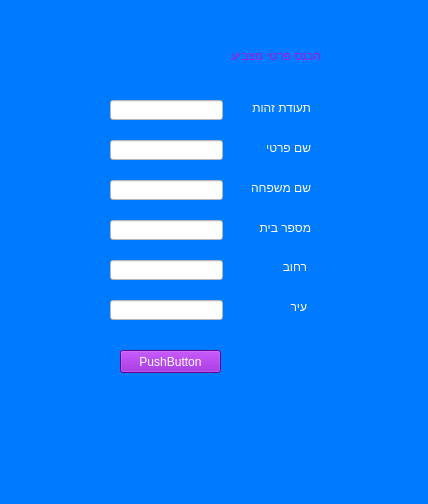
<?xml version="1.0" encoding="UTF-8"?>
<ui version="4.0">
 <class>Form</class>
 <widget class="QWidget" name="Form">
  <property name="geometry">
   <rect>
    <x>0</x>
    <y>0</y>
    <width>428</width>
    <height>504</height>
   </rect>
  </property>
  <property name="windowTitle">
   <string>Form</string>
  </property>
  <property name="styleSheet">
   <string notr="true">background-color: rgb(0, 123, 255);</string>
  </property>
  <widget class="QLineEdit" name="lineEdit_id">
   <property name="geometry">
    <rect>
     <x>110</x>
     <y>100</y>
     <width>113</width>
     <height>20</height>
    </rect>
   </property>
   <property name="styleSheet">
    <string notr="true">background-color: rgb(255, 255, 255);
color: rgb(17, 17, 17);</string>
   </property>
   <property name="text">
    <string/>
   </property>
  </widget>
  <widget class="QLabel" name="label">
   <property name="geometry">
    <rect>
     <x>250</x>
     <y>140</y>
     <width>61</width>
     <height>16</height>
    </rect>
   </property>
   <property name="styleSheet">
    <string notr="true">color: rgb(255, 255, 255);</string>
   </property>
   <property name="text">
    <string>שם פרטי</string>
   </property>
  </widget>
  <widget class="QLabel" name="label_2">
   <property name="geometry">
    <rect>
     <x>250</x>
     <y>180</y>
     <width>61</width>
     <height>16</height>
    </rect>
   </property>
   <property name="styleSheet">
    <string notr="true">color: rgb(255, 255, 255);</string>
   </property>
   <property name="text">
    <string>שם משפחה</string>
   </property>
  </widget>
  <widget class="QLabel" name="label_3">
   <property name="geometry">
    <rect>
     <x>250</x>
     <y>220</y>
     <width>61</width>
     <height>16</height>
    </rect>
   </property>
   <property name="styleSheet">
    <string notr="true">color: rgb(255, 255, 255);</string>
   </property>
   <property name="text">
    <string>מספר בית</string>
   </property>
  </widget>
  <widget class="QLabel" name="label_4">
   <property name="geometry">
    <rect>
     <x>260</x>
     <y>260</y>
     <width>47</width>
     <height>13</height>
    </rect>
   </property>
   <property name="styleSheet">
    <string notr="true">color: rgb(255, 255, 255);</string>
   </property>
   <property name="text">
    <string>רחוב</string>
   </property>
  </widget>
  <widget class="QLabel" name="label_5">
   <property name="geometry">
    <rect>
     <x>260</x>
     <y>300</y>
     <width>47</width>
     <height>13</height>
    </rect>
   </property>
   <property name="styleSheet">
    <string notr="true">color: rgb(255, 255, 255);</string>
   </property>
   <property name="text">
    <string>עיר</string>
   </property>
  </widget>
  <widget class="QLabel" name="label_7">
   <property name="geometry">
    <rect>
     <x>240</x>
     <y>100</y>
     <width>71</width>
     <height>16</height>
    </rect>
   </property>
   <property name="styleSheet">
    <string notr="true">color: rgb(255, 255, 255);</string>
   </property>
   <property name="text">
    <string>תעודת זהות</string>
   </property>
  </widget>
  <widget class="QLabel" name="label_8">
   <property name="geometry">
    <rect>
     <x>80</x>
     <y>40</y>
     <width>241</width>
     <height>31</height>
    </rect>
   </property>
   <property name="styleSheet">
    <string notr="true">font: 75 20pt &quot;MS Shell Dlg 2&quot;;
color: rgb(177, 20, 216);</string>
   </property>
   <property name="text">
    <string>הכנס פרטי מצביע</string>
   </property>
  </widget>
  <widget class="QLineEdit" name="lineEdit_fn">
   <property name="geometry">
    <rect>
     <x>110</x>
     <y>140</y>
     <width>113</width>
     <height>20</height>
    </rect>
   </property>
   <property name="styleSheet">
    <string notr="true">background-color: rgb(255, 255, 255);
color: rgb(17, 17, 17);</string>
   </property>
   <property name="text">
    <string/>
   </property>
  </widget>
  <widget class="QLineEdit" name="lineEdit_ln">
   <property name="geometry">
    <rect>
     <x>110</x>
     <y>180</y>
     <width>113</width>
     <height>20</height>
    </rect>
   </property>
   <property name="styleSheet">
    <string notr="true">background-color: rgb(255, 255, 255);
color: rgb(17, 17, 17);</string>
   </property>
   <property name="text">
    <string/>
   </property>
  </widget>
  <widget class="QLineEdit" name="lineEdit_nh">
   <property name="geometry">
    <rect>
     <x>110</x>
     <y>220</y>
     <width>113</width>
     <height>20</height>
    </rect>
   </property>
   <property name="styleSheet">
    <string notr="true">background-color: rgb(255, 255, 255);
color: rgb(17, 17, 17);</string>
   </property>
   <property name="text">
    <string/>
   </property>
  </widget>
  <widget class="QLineEdit" name="lineEdit_s">
   <property name="geometry">
    <rect>
     <x>110</x>
     <y>260</y>
     <width>113</width>
     <height>20</height>
    </rect>
   </property>
   <property name="styleSheet">
    <string notr="true">background-color: rgb(255, 255, 255);
color: rgb(17, 17, 17);</string>
   </property>
   <property name="text">
    <string/>
   </property>
  </widget>
  <widget class="QLineEdit" name="lineEdit_c">
   <property name="geometry">
    <rect>
     <x>110</x>
     <y>300</y>
     <width>113</width>
     <height>20</height>
    </rect>
   </property>
   <property name="styleSheet">
    <string notr="true">background-color: rgb(255, 255, 255);
color: rgb(17, 17, 17);</string>
   </property>
   <property name="text">
    <string/>
   </property>
  </widget>
  <widget class="QPushButton" name="pushButton">
   <property name="geometry">
    <rect>
     <x>120</x>
     <y>350</y>
     <width>101</width>
     <height>23</height>
    </rect>
   </property>
   <property name="styleSheet">
    <string notr="true">background-color: rgb(255, 255, 255);

background-color: rgb(136, 7, 200);
font: 75 12pt &quot;MS Shell Dlg 2&quot;;
color: rgb(255, 255, 255);</string>
   </property>
   <property name="text">
    <string>PushButton</string>
   </property>
  </widget>
 </widget>
 <resources/>
 <connections/>
</ui>
